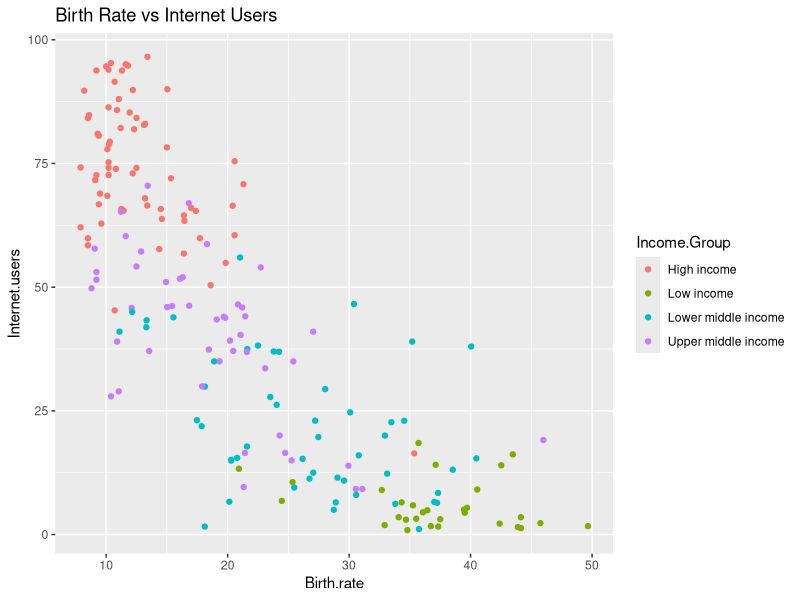

R code for this plot:
a <- read.csv("DemographicData.csv", header = TRUE, sep = ",", stringsAsFactors = FALSE)
a
View(a)

#Compare Birth.rate to Internet.users
library(ggplot2)
b <- ggplot(data = a, aes(x = Birth.rate, y = Internet.users)) + 
    ggtitle("Birth Rate vs Internet Users")
b + geom_point(
    aes(color = Income.Group)
)

 





